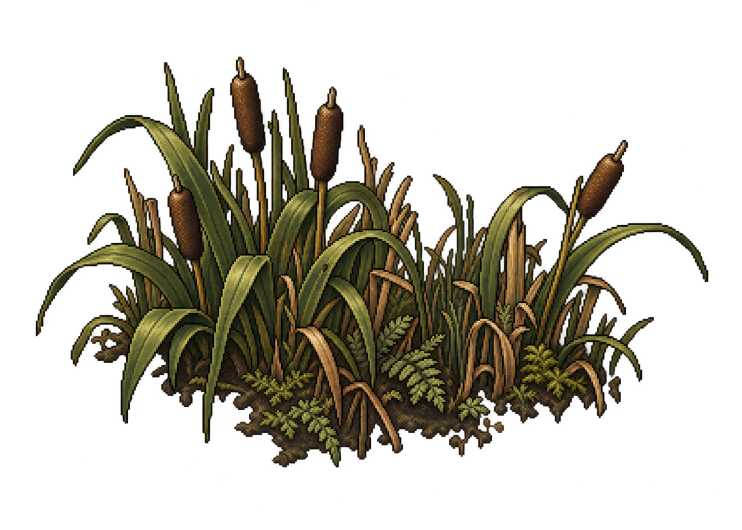
#> input picture art-source/swamp/2026-09-24-wetland-flora/sedge-original.png, 1484 x 1060 px (shown at 1/2 size)
$ python import.py
#> lines starting #> are read from the running program, lines starting #| are printed output that depends on the picture
### Java/tools/assets/environments/import_water_imagegen_props.py
from __future__ import annotations

import sys as _bootstrap_sys
from pathlib import Path as _BootstrapPath
if not __package__:
    _bootstrap_sys.path.insert(0, str(_BootstrapPath(__file__).resolve().parents[3]))
from tools.project_paths import JAVA_ROOT, REPO_ROOT

from pathlib import Path

from PIL import Image


ROOT = JAVA_ROOT
SOURCE = ROOT / "assets" / "environments/terrain/biomes/water" / "generated" / "water-props-imagegen-alpha.png"
OUT = ROOT / "assets" / "environments/terrain/biomes/water"
TARGET_SIZE = 64
MAX_SUBJECT_SIZE = 58

SPRITES = (
    ("deco_water_lily_pad_cluster.png", 0, 1),
    ("deco_water_shore_reeds.png", 1, 2),
    ("deco_water_duckweed_patch.png", 2, 3),
)


def fit_to_canvas(sprite: Image.Image) -> Image.Image:
    alpha_box = sprite.getchannel("A").getbbox()
#> alpha_box = (41, 8, 1456, 1060)
    if alpha_box is None:
        raise ValueError("Generated sprite crop is empty")
    sprite = sprite.crop(alpha_box)
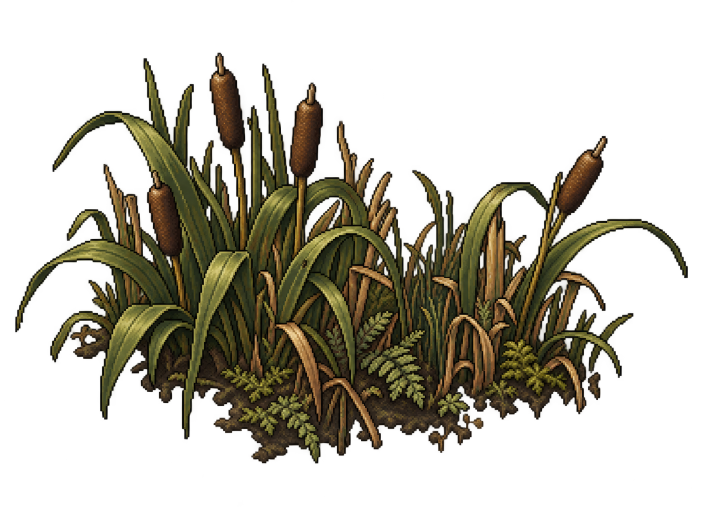
#> sprite: PIL image 1415x1052 RGBA (shown at 1/2 size); mean R, G, B, A 26.9, 23.3, 11.2, 84.2; transparent parts drawn white
    scale = min(MAX_SUBJECT_SIZE / sprite.width, MAX_SUBJECT_SIZE / sprite.height)
#> scale = 0.041
    size = (max(1, round(sprite.width * scale)), max(1, round(sprite.height * scale)))
#> size = (58, 43)
    sprite = sprite.resize(size, Image.Resampling.LANCZOS)
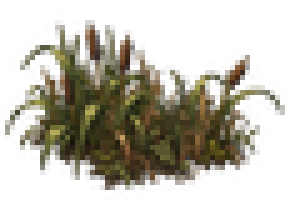
#> sprite: PIL image 58x43 RGBA (shown 5 times larger); mean R, G, B, A 33.7, 28.9, 13.5, 84.8; transparent parts drawn white
    canvas = Image.new("RGBA", (TARGET_SIZE, TARGET_SIZE), (0, 0, 0, 0))
#> canvas: PIL image 64x64 RGBA; every value is 0
    canvas.alpha_composite(sprite, ((TARGET_SIZE - size[0]) // 2, (TARGET_SIZE - size[1]) // 2))
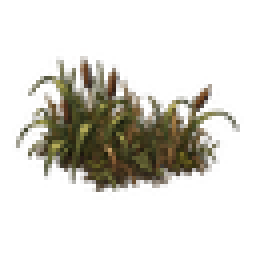
#> canvas: PIL image 64x64 RGBA (shown 4 times larger); mean R, G, B, A 20.5, 17.6, 8.2, 51.6; transparent parts drawn white
    return canvas


# [8 lines left out: function main, not called in this run]


# [2 lines that do not run on import are left out]

### art-source/swamp/2026-09-24-wetland-flora/import.py
from pathlib import Path
import sys
from PIL import Image
root = Path(__file__).resolve().parents[3]
sys.path.insert(0, str(root / "Java"))
from tools.assets.environments.import_water_imagegen_props import fit_to_canvas
source = Path(__file__).with_name("sedge-original.png")
output = root / "Java/assets/environments/terrain/biomes/marsh/deco_marsh_sedge_clump.png"
fit_to_canvas(Image.open(source).convert("RGBA")).save(output)
print(output)
